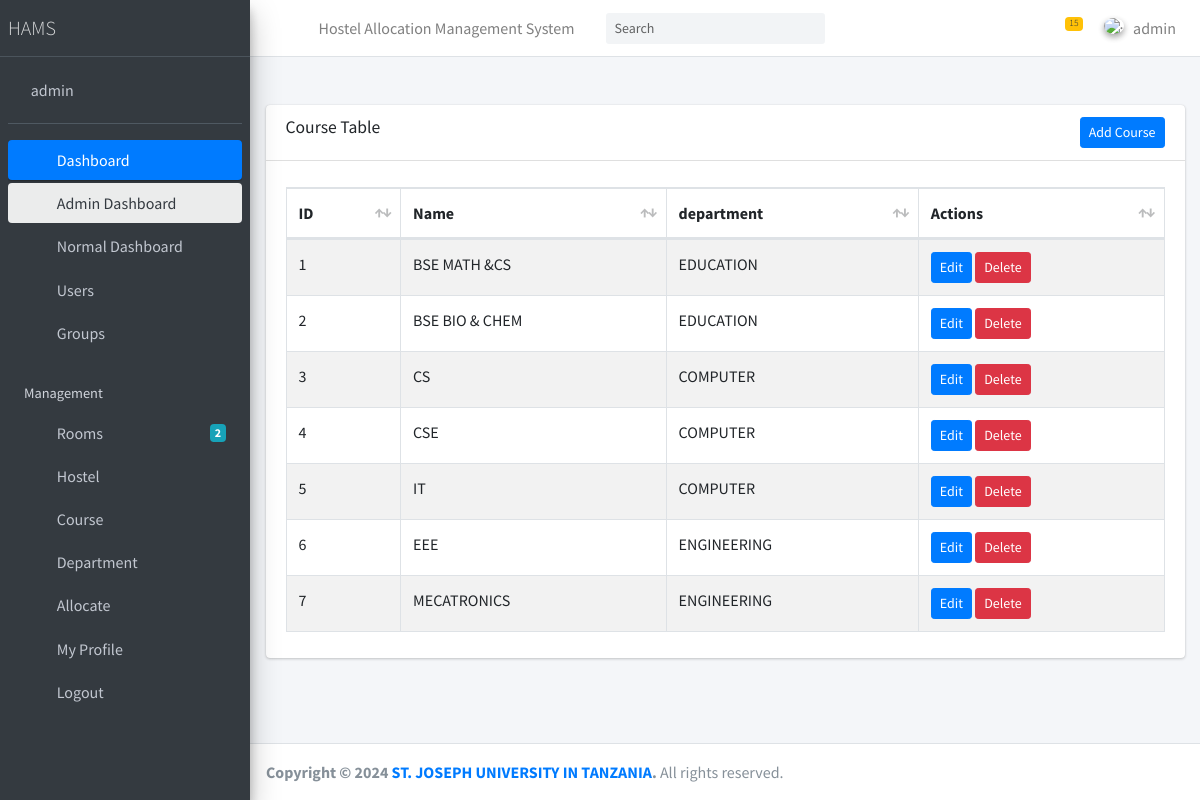
Page /course/ (signed in) on the committed database.
### course/models.py (models this page shows, shortened)
class Course(models.Model):
   user=models.ForeignKey(User,on_delete=models.CASCADE,related_name='course')
   department=models.ForeignKey(Department,on_delete=models.CASCADE,related_name='course')
   name=models.CharField(max_length=100)
   def remove_course(self):
      return reverse('course:delete',kwargs={'id':self.id})

### department/models.py (models this page shows, shortened)
class Department(models.Model):
    name=models.CharField(max_length=100)
    def __str__(self):
       return self.name

### course/views.py (the view, shortened to what this page needs)
# urls.py: path('',Index.as_view(),name='index'),
class Index(View):
    def get(self,*args,**kwargs):
        courses=Course.objects.all()
        template_name='courses/course_index.html'
        form=CourseForm()
        context={
            'courses':courses,
            'form':form
        }
        return render(self.request,template_name,context)

### course/forms.py
class CourseForm(forms.ModelForm):
    class Meta:
        model =Course
        exclude=['user']
        widgets={
            'name':forms.TextInput(
                attrs={
                    'class':'form-control'
                }
            ),
            'department':forms.Select(
                attrs={
                    'class':'form-control'
                }
            ),
        }

### course/templates/courses/course_index.html (shortened to what this page needs)
{% extends 'layouts/base.html' %}
{% block content %}
<section class="content">
    <div class="container-fluid">
        <div class="row">
            <div class="col-12">
                <div class="card">
                    <div class="card-header">
                        <h3 class="card-title">Course Table</h3>
                        {% if perms.course.add_course %}
                        <div class="float-right">
                            <button class="btn btn-primary btn-sm" data-toggle="modal" data-target="#createRoom">Add Course</button>
                        </div>
                         {% endif%}
                    </div>
                    <div class="card-body">
                        <div id="example1_wrapper" class="dataTables_wrapper dt-bootstrap4">
                            <div class="row">
                                <div class="col-sm-12">
                                    <table id="example1" class="table table-bordered table-striped dataTable dtr-inline"
                                        role="grid" aria-describedby="example1_info">
                                        <thead>
                                            <tr role="row">
                                                <th class="sorting" tabindex="0" aria-controls="example1" rowspan="1"
                                                    colspan="1"
                                                    aria-label="Engine version: activate to sort column ascending">
                                                    ID</th>
                                                <th class="sorting" tabindex="0" aria-controls="example1" rowspan="1"
                                                    colspan="1"
                                                    aria-label="Engine version: activate to sort column ascending">
                                                    Name</th>
                                                <th class="sorting" tabindex="0" aria-controls="example1" rowspan="1"
                                                    colspan="1"
                                                    aria-label="CSS grade: activate to sort column ascending">department
                                                </th>
                                                {% if perms.course.add_course %}
                                                <th class="sorting" tabindex="0" aria-controls="example1" rowspan="1"
                                                 colspan="1"
                                                 aria-label="Engine version: activate to sort column ascending">
                                                    Actions
                                                </th>
                                                {% endif%}
                                            </tr>
                                        </thead>
                                        <tbody>
                                            {% for course in courses  %}
                                            <tr role="row" class="odd">
                                                <td tabindex="0" class="sorting_1">{{ forloop.counter }}</td>
                                                <td tabindex="0" class="sorting_1">{{ course.name }}</td>
                                                <td tabindex="0" class="sorting_1">{{ course.department }}</td>
                                                {% if perms.cousre.add_course %}
                                                <td tabindex="0" class="sorting_1">
                                                    <a href="javascript:void" class="btn btn-primary btn-sm"
                                                    data-toggle="modal" data-target="#edit{{ course.id }}" > Edit   </a>
                                                    <a href="javascript:void" class="btn btn-danger btn-sm" data-toggle="modal"
                                                    data-target="#delete{{ course.id }}"> Delete   </a>
                                                </td>
                                                {% endif%}
                                            </tr>
                                            {% endfor %}
                                        </tbody>
                                    </table>
                                </div>
                            </div>
                        </div>
                    </div>
                </div>
            </div>
        </div>
    </div>
</section>
{% endblock %}

### home/templates/layouts/partials/topbar.html (shortened to what this page needs)
{% load static %}
{% load humanize %}
 <nav class="main-header navbar navbar-expand navbar-white navbar-light">
    <ul class="navbar-nav">
      <li class="nav-item">
        <a class="nav-link" data-widget="pushmenu" href="#" role="button"><i class="fas fa-bars"></i></a>
      </li>
      <li class="nav-item d-none d-sm-inline-block">
        <a href="." class="nav-link">Hostel Allocation Management System</a>
      </li>
    </ul>
    <form class="form-inline ml-3">
      <div class="input-group input-group-sm">
        <input class="form-control form-control-navbar" type="search" placeholder="Search" aria-label="Search">
        <div class="input-group-append">
          <button class="btn btn-navbar" type="submit">
            <i class="fas fa-search"></i>
          </button>
        </div>
      </div>
    </form>
    <ul class="navbar-nav ml-auto">
      <li class="nav-item dropdown">
        <a class="nav-link" data-toggle="dropdown" href="#">
          <span class="badge badge-warning navbar-badge">15</span>
        </a>
      </li>
      <li class="nav-item dropdown user-menu">
        <a href="#" class="nav-link dropdown-toggle" data-toggle="dropdown" aria-expanded="false">
          <img src="{{ user.profile.profile.url }}" class="user-image img-circle elevation-2" alt=".">
          <span class="d-none d-md-inline"> {{ user }}</span>
        </a>
        </li>
    </ul>
  </nav>

### home/templates/layouts/partials/side.html
  <aside class="main-sidebar sidebar-dark-primary elevation-4">
    <a href="/admin" class="brand-link">
      <span class="brand-text font-weight-light">HAMS</span>
    </a>
    <div class="sidebar">
      <div class="user-panel mt-3 pb-3 mb-3 d-flex">
        <div class="image">
        </div>
        <div class="info">
          <a href="#" class="d-block">{{ user }}</a>
        </div>
      </div>
      <nav class="mt-2">
        <ul class="nav nav-pills nav-sidebar flex-column" data-widget="treeview" role="menu" data-accordion="false">
          <li class="nav-item has-treeview menu-open">
            <a href="#" class="nav-link active">
              <i class="nav-icon fas fa-tachometer-alt"></i>
              <p>
                Dashboard
                <i class="right fas fa-angle-left"></i>
              </p>
            </a>
            <ul class="nav nav-treeview">
              <li class="nav-item">
                {% if perms.group.view_group %}
                <a href="/admin" class="nav-link active">
                  <i class="far fa-circle nav-icon"></i>
                  <p>Admin Dashboard </p>
                </a>
              </li>
            {% endif %}
              <li class="nav-item">
                <a href="{% url 'home' %}" class="nav-link">
                  <i class="far fa-circle nav-icon"></i>
                  <p>Normal Dashboard </p>
                </a>
              </li>
            </ul>
          </li>
          <li class="nav-item">
            {% if perms.user.view_user %}
            <a href="/admin/auth/user" class="nav-link">
              <i class="nav-icon fa fa-user" aria-hidden="true"></i>
              <p>
                Users
              </p>
            </a>
            {% endif %}
          </li>
          <li class="nav-item">
            {% if perms.group.view_group %}
            <a href="/admin/auth/group/" class="nav-link">
              <i class="nav-icon fa fa-users" arial-hidden = "true"></i>
              <p>
                Groups
              </p>
            </a>
            {% endif %}
          </li>
          <li class="nav-header">Management</li>
         {% if not user.allocate.all  or user.is_superuser %}
          <li class="nav-item">
            <a href="{% url 'room:index' %}" class="nav-link">
              <i class="nav-icon far fa-calendar-alt"></i>
              <p>
                Rooms
                <span class="badge badge-info right">2</span>
              </p>
            </a>
          </li>
          {% endif %}
          {% if  user.is_staff %}
          <li class="nav-item">
            <a href="{% url 'hostel:index' %}" class="nav-link">
              <i class="nav-icon far fa-image"></i>
              <p>
                Hostel
              </p>
            </a>
          </li>
          <li class="nav-item">
            <a href="{% url 'course:index' %}" class="nav-link">
              <i class="nav-icon far fa-image"></i>
              <p>
                Course
              </p>
            </a>
          </li>
          <li class="nav-item">
            <a  href="{% url 'department:index' %}" class="nav-link">
              <i class="nav-icon far fa-image"></i>
              <p>
                Department
              </p>
            </a>
          </li>
          {% endif %}
          {% if  user.is_staff %}
          <li class="nav-item">
            <a  href="{% url 'allocate:index' %}" class="nav-link">
              <i class="nav-icon far fa-image"></i>
              <p>
                Allocate
              </p>
            </a>
          </li>
          {% endif %}
          <li class="nav-item">
            <a  href="{% url 'profile' %}" class="nav-link">
              <i class="nav-icon far fa-image"></i>
              <p>
               My Profile
              </p>
            </a>
          </li>
          <li class="nav-item">
            <a  href="{% url 'logout' %}" class="nav-link">
              <i class="nav-icon far fa-image" ></i>
              <p>
               Logout
              </p>
            </a>
          </li>
        </ul>
      </nav>
    </div>
  </aside>

### rows in the picture
Course: name "BSE MATH &CS", department "EDUCATION"
Course: name "BSE BIO & CHEM", department "EDUCATION"
Course: name "CS", department "COMPUTER"
Course: name "CSE", department "COMPUTER"
Course: name "IT", department "COMPUTER"
Course: name "EEE", department "ENGINEERING"
Course: name "MECATRONICS", department "ENGINEERING"

### other values in the picture
{{ user }} "admin"
